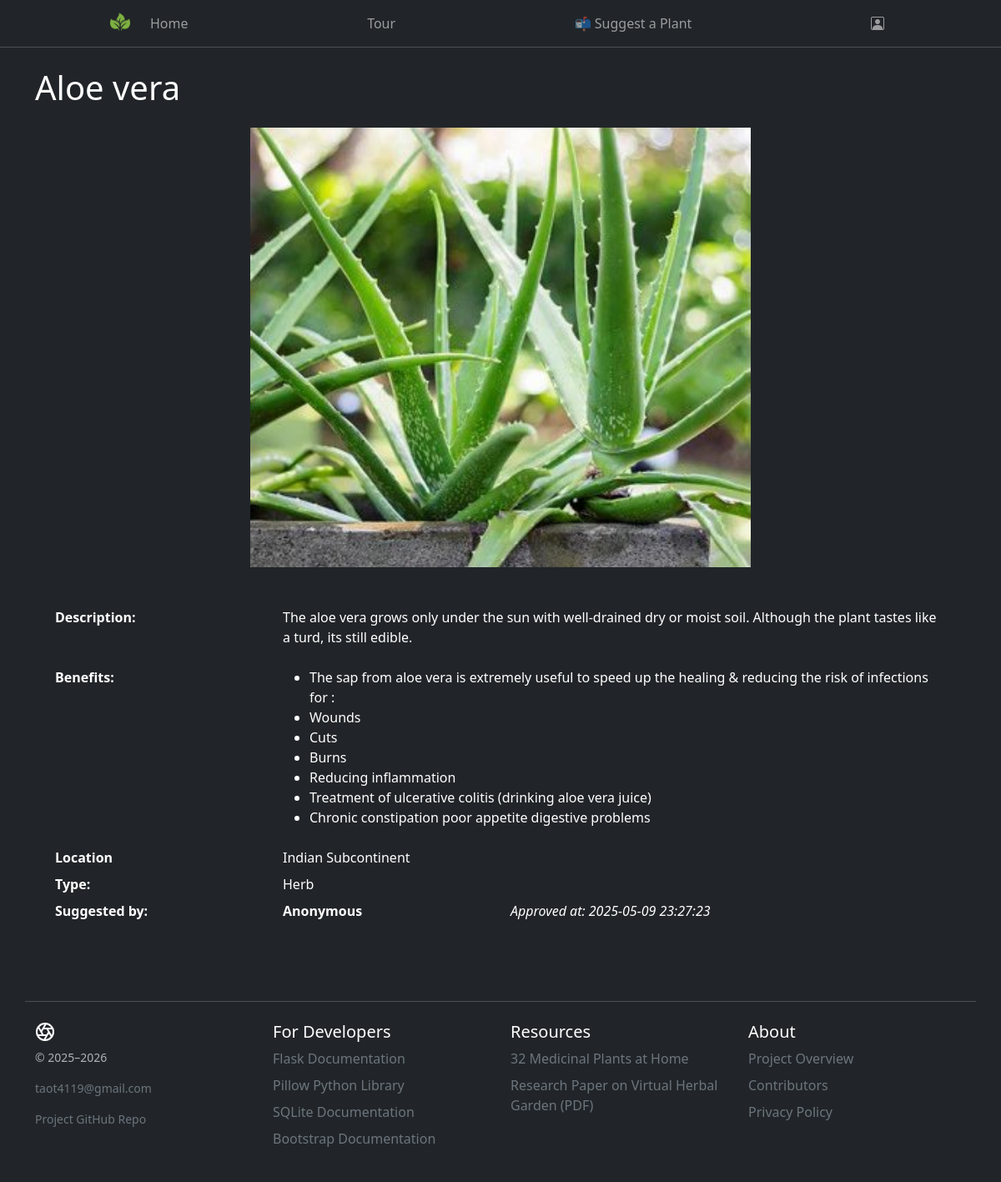
Screenshot of /plant/1 with the database file from the repository.
### tables this page shows
CREATE TABLE plants (
    id INTEGER PRIMARY KEY AUTOINCREMENT,
    plant_name TEXT NOT NULL,
    description TEXT,
    location TEXT,
    plant_type TEXT NOT NULL,
    uploader_name TEXT,
    image_filename TEXT NOT NULL,
    benefits TEXT,
    approved_at TIMESTAMP DEFAULT CURRENT_TIMESTAMP
);

### app.py (the view)
@app.route('/plant/<int:plant_id>')
def plant_detail(plant_id):
    conn = get_db_connection()
    plant = conn.execute(
        'SELECT * FROM plants WHERE id = ?', (plant_id,)).fetchone()
    conn.close()
    if plant is None:
        abort(404)
    return render_template('plant_detail.html', plant=plant)

### db/helpers.py (called while the page is built)
def get_db_connection():
    base_dir = os.path.dirname(os.path.abspath(__file__))
    db_path = os.path.join(base_dir, '..', 'database.db')
    conn = sqlite3.connect(db_path)
    conn.row_factory = sqlite3.Row  # Allows returning rows as dictionaries
    return conn

### templates/plant_detail.html
{% extends 'layout.html' %}
{% set no_background = True %}
{% block content %}
<div class="container py-4">
    <h1 class="mb-4">{{ plant['plant_name']|capitalize }}</h1>
    <img src="{{ url_for('static', filename='uploads/' ~ plant['image_filename']) }}"
        class="img-fluid mb-4 mx-auto d-block" style="max-width: 600px; width: 100%; height: auto;"
        alt="{{ plant['plant_name'] }}">
    <div class="container py-4 px-3 px-md-4">
        <dl class="row">
            <dt class="col-sm-3">Description:</dt>
            <dd class="col-sm-9">
                {% if plant['description'] %}
                {% for paragraph in plant['description'].strip().split('\n\n') %}
                <p>{{ paragraph | replace('\n', ' ') }}</p>
                {% endfor %}
                {% else %}
                <p>No description available.</p>
                {% endif %}
            </dd>
            {% if plant['benefits'] and plant['benefits'].strip() %}
            <dt class="col-sm-3">Benefits:</dt>
            <dd class="col-sm-9">
                <ul>
                    {% for line in plant['benefits'].split('\n') %}
                    {% if line.strip() %}
                    <li>{{ line.strip() }}</li>
                    {% endif %}
                    {% endfor %}
                </ul>
            </dd>
            {% endif %}
            <dt class="col-sm-3">Location</dt>
            <dd class="col-sm-9">{{ plant['location'] or 'Unknown' }}</dd>
            <dt class="col-sm-3 text-truncate">Type:</dt>
            <dd class="col-sm-9">{{ plant['plant_type'] }}</dd>
            <dt class="col-sm-3">Suggested by:</dt>
            <dd class="col-sm-9">
                <dl class="row">
                    <dt class="col-sm-4">{{ plant['uploader_name'] or 'Anonymous' }}</dt>
                    <dd class="col-sm-8 fst-italic">Approved at: {{ plant['approved_at'] }}</dd>
                </dl>
            </dd>
        </dl>
    </div>
</div>
{% endblock %}

### static/css/style.css (style rules this page uses)
.masthead { background-size: contain; background-position: center; background-repeat: no-repeat; width: 100%; height: 100vh; position: relative; color: white; display: flex; flex-direction: column; background-attachment: fixed; }

### rows the page displays
plants: plant_name "Aloe vera", image_filename (picture), description "The aloe vera grows only under the sun with well-drained dry or moist soil. Although the plant tastes like a turd, its still edible.", location "Indian Subcontinent", plant_type "Herb", uploader_name "Anonymous", approved_at "2025-05-09 23:27:23"

### other values shown
{{ line.strip() }} "The sap from aloe vera is extremely useful to speed up the healing & reducing the risk of infections for :" "Wounds" "Cuts" "Burns" "Reducing inflammation" "Treatment of ulcerative colitis (drinking aloe vera juice)" "Chronic constipation poor appetite digestive problems"
